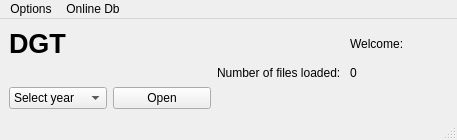
<?xml version="1.0" encoding="UTF-8"?>
<ui version="4.0">
 <class>MainWindow</class>
 <widget class="QMainWindow" name="MainWindow">
  <property name="geometry">
   <rect>
    <x>0</x>
    <y>0</y>
    <width>457</width>
    <height>140</height>
   </rect>
  </property>
  <property name="windowTitle">
   <string>DGT</string>
  </property>
  <property name="windowIcon">
   <iconset resource="../resources.qrc">
    <normaloff>:/icon.png</normaloff>:/icon.png</iconset>
  </property>
  <widget class="QWidget" name="centralwidget">
   <layout class="QGridLayout" name="gridLayout">
    <item row="0" column="0" colspan="2">
     <widget class="QLabel" name="lbl_mainTitle">
      <property name="font">
       <font>
        <pointsize>20</pointsize>
        <weight>75</weight>
        <bold>true</bold>
       </font>
      </property>
      <property name="text">
       <string>DGT</string>
      </property>
     </widget>
    </item>
    <item row="1" column="2">
     <widget class="QLabel" name="lbl_titleNumberOf">
      <property name="text">
       <string>Number of files loaded: </string>
      </property>
     </widget>
    </item>
    <item row="1" column="3">
     <widget class="QLabel" name="lbl_numberOf">
      <property name="text">
       <string>0</string>
      </property>
     </widget>
    </item>
    <item row="2" column="0">
     <widget class="QComboBox" name="cbYears">
      <item>
       <property name="text">
        <string>Select year</string>
       </property>
      </item>
     </widget>
    </item>
    <item row="2" column="1">
     <widget class="QPushButton" name="btnOpenYear">
      <property name="text">
       <string>Open</string>
      </property>
     </widget>
    </item>
    <item row="0" column="3">
     <widget class="QLabel" name="lbl_username">
      <property name="text">
       <string>Welcome:</string>
      </property>
     </widget>
    </item>
   </layout>
  </widget>
  <widget class="QMenuBar" name="menubar">
   <property name="geometry">
    <rect>
     <x>0</x>
     <y>0</y>
     <width>457</width>
     <height>21</height>
    </rect>
   </property>
   <widget class="QMenu" name="menuOptions">
    <property name="title">
     <string>Options</string>
    </property>
    <addaction name="actionNew_Year"/>
    <addaction name="separator"/>
    <addaction name="actionExit"/>
   </widget>
   <widget class="QMenu" name="menuOnline_Db">
    <property name="title">
     <string>Online Db</string>
    </property>
    <addaction name="actionLogIn"/>
    <addaction name="actionSign_It"/>
    <addaction name="actionLogOut"/>
    <addaction name="separator"/>
    <addaction name="actionSave_to_DB"/>
   </widget>
   <addaction name="menuOptions"/>
   <addaction name="menuOnline_Db"/>
  </widget>
  <widget class="QStatusBar" name="statusbar"/>
  <action name="actionSet_Folder">
   <property name="text">
    <string>Set Folder</string>
   </property>
  </action>
  <action name="actionLoad_Files">
   <property name="text">
    <string>Load Files</string>
   </property>
   <property name="shortcut">
    <string>F5</string>
   </property>
  </action>
  <action name="actionExit">
   <property name="text">
    <string>Exit</string>
   </property>
  </action>
  <action name="actionLogIn">
   <property name="enabled">
    <bool>true</bool>
   </property>
   <property name="text">
    <string>Login</string>
   </property>
  </action>
  <action name="actionLogOut">
   <property name="text">
    <string>Logout</string>
   </property>
  </action>
  <action name="actionSign_It">
   <property name="text">
    <string>Sign Up</string>
   </property>
  </action>
  <action name="actionSave_to_DB">
   <property name="text">
    <string>Save to DB</string>
   </property>
  </action>
  <action name="actionNew_Year">
   <property name="text">
    <string>New Year</string>
   </property>
  </action>
 </widget>
 <resources>
  <include location="../resources.qrc"/>
 </resources>
 <connections/>
</ui>
